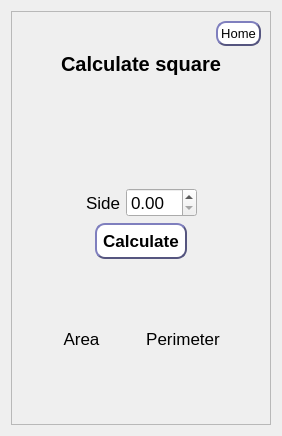
      <widget class="QWidget" name="page_5">
       <layout class="QGridLayout" name="gridLayout_21">
        <item row="0" column="0">
         <widget class="QFrame" name="frame_5">
          <property name="frameShape">
           <enum>QFrame::StyledPanel</enum>
          </property>
          <property name="frameShadow">
           <enum>QFrame::Raised</enum>
          </property>
          <layout class="QGridLayout" name="gridLayout_18">
           <item row="2" column="0">
            <spacer name="verticalSpacer_21">
             <property name="orientation">
              <enum>Qt::Vertical</enum>
             </property>
             <property name="sizeHint" stdset="0">
              <size>
               <width>20</width>
               <height>40</height>
              </size>
             </property>
            </spacer>
           </item>
           <item row="1" column="0">
            <layout class="QVBoxLayout" name="verticalLayout_5">
             <item>
              <layout class="QHBoxLayout" name="horizontalLayout_15">
               <item>
                <spacer name="horizontalSpacer_44">
                 <property name="orientation">
                  <enum>Qt::Horizontal</enum>
                 </property>
                 <property name="sizeHint" stdset="0">
                  <size>
                   <width>40</width>
                   <height>20</height>
                  </size>
                 </property>
                </spacer>
               </item>
               <item>
                <widget class="QLabel" name="label_28">
                 <property name="font">
                  <font>
                   <pointsize>15</pointsize>
                   <weight>75</weight>
                   <bold>true</bold>
                  </font>
                 </property>
                 <property name="text">
                  <string>Calculate square</string>
                 </property>
                </widget>
               </item>
               <item>
                <spacer name="horizontalSpacer_45">
                 <property name="orientation">
                  <enum>Qt::Horizontal</enum>
                 </property>
                 <property name="sizeHint" stdset="0">
                  <size>
                   <width>40</width>
                   <height>20</height>
                  </size>
                 </property>
                </spacer>
               </item>
              </layout>
             </item>
             <item>
              <layout class="QGridLayout" name="gridLayout_19">
               <item row="1" column="1">
                <widget class="QLabel" name="label_29">
                 <property name="styleSheet">
                  <string notr="true">background-color:transparent
</string>
                 </property>
                 <property name="text">
                  <string/>
                 </property>
                 <property name="pixmap">
                  <pixmap>../resources/rect.png</pixmap>
                 </property>
                 <property name="scaledContents">
                  <bool>true</bool>
                 </property>
                </widget>
               </item>
               <item row="1" column="0">
                <spacer name="horizontalSpacer_46">
                 <property name="orientation">
                  <enum>Qt::Horizontal</enum>
                 </property>
                 <property name="sizeHint" stdset="0">
                  <size>
                   <width>40</width>
                   <height>20</height>
                  </size>
                 </property>
                </spacer>
               </item>
               <item row="0" column="1">
                <spacer name="verticalSpacer_18">
                 <property name="orientation">
                  <enum>Qt::Vertical</enum>
                 </property>
                 <property name="sizeHint" stdset="0">
                  <size>
                   <width>20</width>
                   <height>40</height>
                  </size>
                 </property>
                </spacer>
               </item>
               <item row="1" column="2">
                <spacer name="horizontalSpacer_47">
                 <property name="orientation">
                  <enum>Qt::Horizontal</enum>
                 </property>
                 <property name="sizeHint" stdset="0">
                  <size>
                   <width>40</width>
                   <height>20</height>
                  </size>
                 </property>
                </spacer>
               </item>
               <item row="2" column="1">
                <spacer name="verticalSpacer_19">
                 <property name="orientation">
                  <enum>Qt::Vertical</enum>
                 </property>
                 <property name="sizeHint" stdset="0">
                  <size>
                   <width>20</width>
                   <height>40</height>
                  </size>
                 </property>
                </spacer>
               </item>
              </layout>
             </item>
             <item>
              <layout class="QHBoxLayout" name="horizontalLayout_16">
               <item>
                <spacer name="horizontalSpacer_48">
                 <property name="orientation">
                  <enum>Qt::Horizontal</enum>
                 </property>
                 <property name="sizeHint" stdset="0">
                  <size>
                   <width>40</width>
                   <height>20</height>
                  </size>
                 </property>
                </spacer>
               </item>
               <item>
                <widget class="QLabel" name="label_30">
                 <property name="font">
                  <font>
                   <pointsize>13</pointsize>
                  </font>
                 </property>
                 <property name="text">
                  <string>Side</string>
                 </property>
                </widget>
               </item>
               <item>
                <widget class="QDoubleSpinBox" name="doubleSpinBox_8">
                 <property name="font">
                  <font>
                   <pointsize>13</pointsize>
                  </font>
                 </property>
                </widget>
               </item>
               <item>
                <spacer name="horizontalSpacer_51">
                 <property name="orientation">
                  <enum>Qt::Horizontal</enum>
                 </property>
                 <property name="sizeHint" stdset="0">
                  <size>
                   <width>40</width>
                   <height>20</height>
                  </size>
                 </property>
                </spacer>
               </item>
              </layout>
             </item>
             <item>
              <layout class="QHBoxLayout" name="horizontalLayout_17">
               <item>
                <spacer name="horizontalSpacer_52">
                 <property name="orientation">
                  <enum>Qt::Horizontal</enum>
                 </property>
                 <property name="sizeHint" stdset="0">
                  <size>
                   <width>40</width>
                   <height>20</height>
                  </size>
                 </property>
                </spacer>
               </item>
               <item>
                <widget class="QPushButton" name="pushButton_5">
                 <property name="font">
                  <font>
                   <pointsize>13</pointsize>
                   <weight>75</weight>
                   <bold>true</bold>
                  </font>
                 </property>
                 <property name="styleSheet">
                  <string notr="true">QPushButton {
background-color:white;
border-style:outset;
border-width:2px;
border-color:rgb(85, 85, 127);
border-radius: 10px;
min-width: 10em;
padding:6px
}
QPushButton:pressed {
    background-color: rgb(156, 166, 255);
    border-style: inset;
}</string>
                 </property>
                 <property name="text">
                  <string>Calculate</string>
                 </property>
                </widget>
               </item>
               <item>
                <spacer name="horizontalSpacer_53">
                 <property name="orientation">
                  <enum>Qt::Horizontal</enum>
                 </property>
                 <property name="sizeHint" stdset="0">
                  <size>
                   <width>40</width>
                   <height>20</height>
                  </size>
                 </property>
                </spacer>
               </item>
              </layout>
             </item>
             <item>
              <widget class="QLabel" name="label_7">
               <property name="font">
                <font>
                 <pointsize>12</pointsize>
                </font>
               </property>
               <property name="text">
                <string/>
               </property>
               <property name="alignment">
                <set>Qt::AlignCenter</set>
               </property>
              </widget>
             </item>
             <item>
              <spacer name="verticalSpacer_20">
               <property name="orientation">
                <enum>Qt::Vertical</enum>
               </property>
               <property name="sizeHint" stdset="0">
                <size>
                 <width>20</width>
                 <height>40</height>
                </size>
               </property>
              </spacer>
             </item>
             <item>
              <layout class="QHBoxLayout" name="horizontalLayout_18">
               <item>
                <spacer name="horizontalSpacer_54">
                 <property name="orientation">
                  <enum>Qt::Horizontal</enum>
                 </property>
                 <property name="sizeHint" stdset="0">
                  <size>
                   <width>40</width>
                   <height>20</height>
                  </size>
                 </property>
                </spacer>
               </item>
               <item>
                <layout class="QGridLayout" name="gridLayout_20">
                 <item row="1" column="2">
                  <widget class="QLabel" name="label_33">
                   <property name="font">
                    <font>
                     <pointsize>13</pointsize>
                     <weight>75</weight>
                     <bold>true</bold>
                    </font>
                   </property>
                   <property name="text">
                    <string/>
                   </property>
                   <property name="alignment">
                    <set>Qt::AlignCenter</set>
                   </property>
                  </widget>
                 </item>
                 <item row="0" column="2">
                  <widget class="QLabel" name="label_34">
                   <property name="font">
                    <font>
                     <pointsize>13</pointsize>
                    </font>
                   </property>
                   <property name="text">
                    <string>Perimeter</string>
                   </property>
                   <property name="alignment">
                    <set>Qt::AlignCenter</set>
                   </property>
                  </widget>
                 </item>
                 <item row="1" column="0">
                  <widget class="QLabel" name="label_35">
                   <property name="font">
                    <font>
                     <pointsize>13</pointsize>
                     <weight>75</weight>
                     <bold>true</bold>
                    </font>
                   </property>
                   <property name="text">
                    <string/>
                   </property>
                   <property name="alignment">
                    <set>Qt::AlignCenter</set>
                   </property>
                  </widget>
                 </item>
                 <item row="0" column="0">
                  <widget class="QLabel" name="label_36">
                   <property name="font">
                    <font>
                     <pointsize>13</pointsize>
                    </font>
                   </property>
                   <property name="text">
                    <string>Area</string>
                   </property>
                   <property name="alignment">
                    <set>Qt::AlignCenter</set>
                   </property>
                  </widget>
                 </item>
                 <item row="0" column="1">
                  <spacer name="horizontalSpacer_55">
                   <property name="orientation">
                    <enum>Qt::Horizontal</enum>
                   </property>
                   <property name="sizeType">
                    <enum>QSizePolicy::Fixed</enum>
                   </property>
                   <property name="sizeHint" stdset="0">
                    <size>
                     <width>40</width>
                     <height>20</height>
                    </size>
                   </property>
                  </spacer>
                 </item>
                </layout>
               </item>
               <item>
                <spacer name="horizontalSpacer_56">
                 <property name="orientation">
                  <enum>Qt::Horizontal</enum>
                 </property>
                 <property name="sizeHint" stdset="0">
                  <size>
                   <width>40</width>
                   <height>20</height>
                  </size>
                 </property>
                </spacer>
               </item>
              </layout>
             </item>
            </layout>
           </item>
           <item row="0" column="0">
            <layout class="QHBoxLayout" name="horizontalLayout_3">
             <item>
              <spacer name="horizontalSpacer_7">
               <property name="orientation">
                <enum>Qt::Horizontal</enum>
               </property>
               <property name="sizeHint" stdset="0">
                <size>
                 <width>40</width>
                 <height>20</height>
                </size>
               </property>
              </spacer>
             </item>
             <item>
              <widget class="QPushButton" name="pushButton_2">
               <property name="font">
                <font>
                 <pointsize>10</pointsize>
                </font>
               </property>
               <property name="styleSheet">
                <string notr="true">QPushButton {
background-color:white;
border-style:outset;
border-width:2px;
border-color:rgb(85, 85, 127);
border-radius: 10px;
min-width: 5em;
padding:3px
}
QPushButton:pressed {
    background-color: rgb(156, 166, 255);
    border-style: inset;
}</string>
               </property>
               <property name="text">
                <string>Home</string>
               </property>
              </widget>
             </item>
            </layout>
           </item>
          </layout>
         </widget>
        </item>
       </layout>
      </widget>
